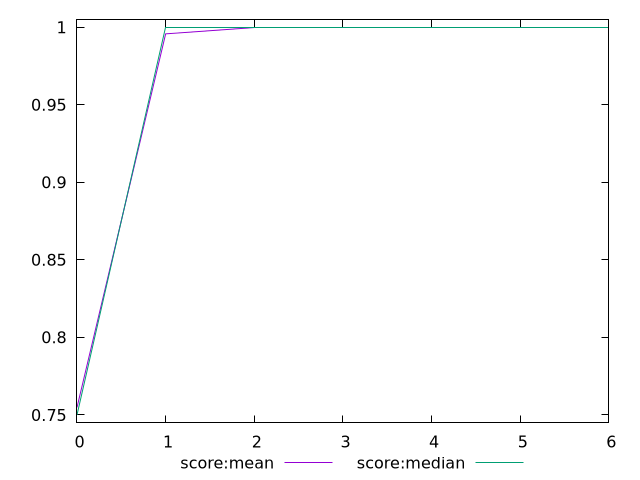

Recreate this plot in gnuplot.
$_scoreMean <<EOF
0 0.7548498777777779
1 0.9957514999945958
2 1
3 1
4 1
5 1
6 1
EOF
$_scoreMedian <<EOF
0 0.75
1 1
2 1
3 1
4 1
5 1
6 1
EOF
set key outside below
set terminal pngcairo
set output "report_00006_2020-11-02T20-21-41.718Z/uses-rel-preconnect/progession_score:mean_score:median.png"
set yrange [0.745:1.005]
plot $_scoreMean title "score:mean" with line ,$_scoreMedian title "score:median" with line ,
